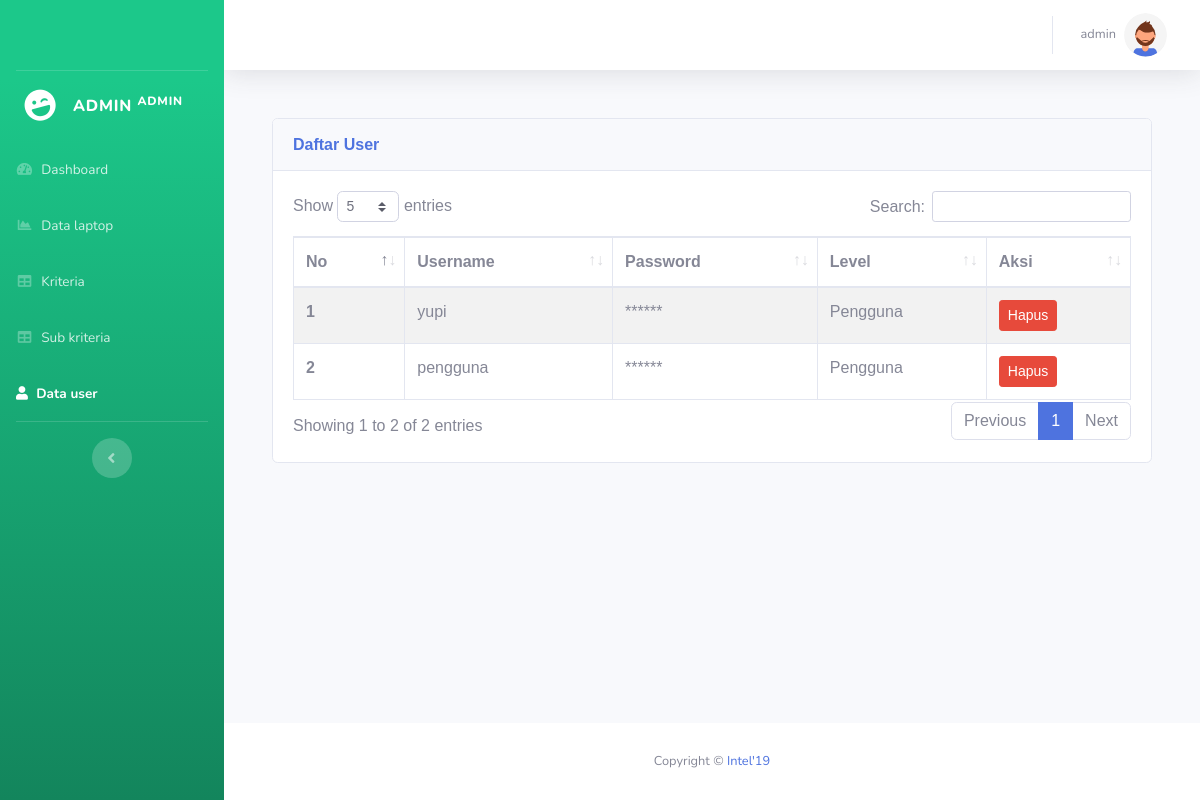
The page /admin/user.php (signed in) on the database as committed earlier.
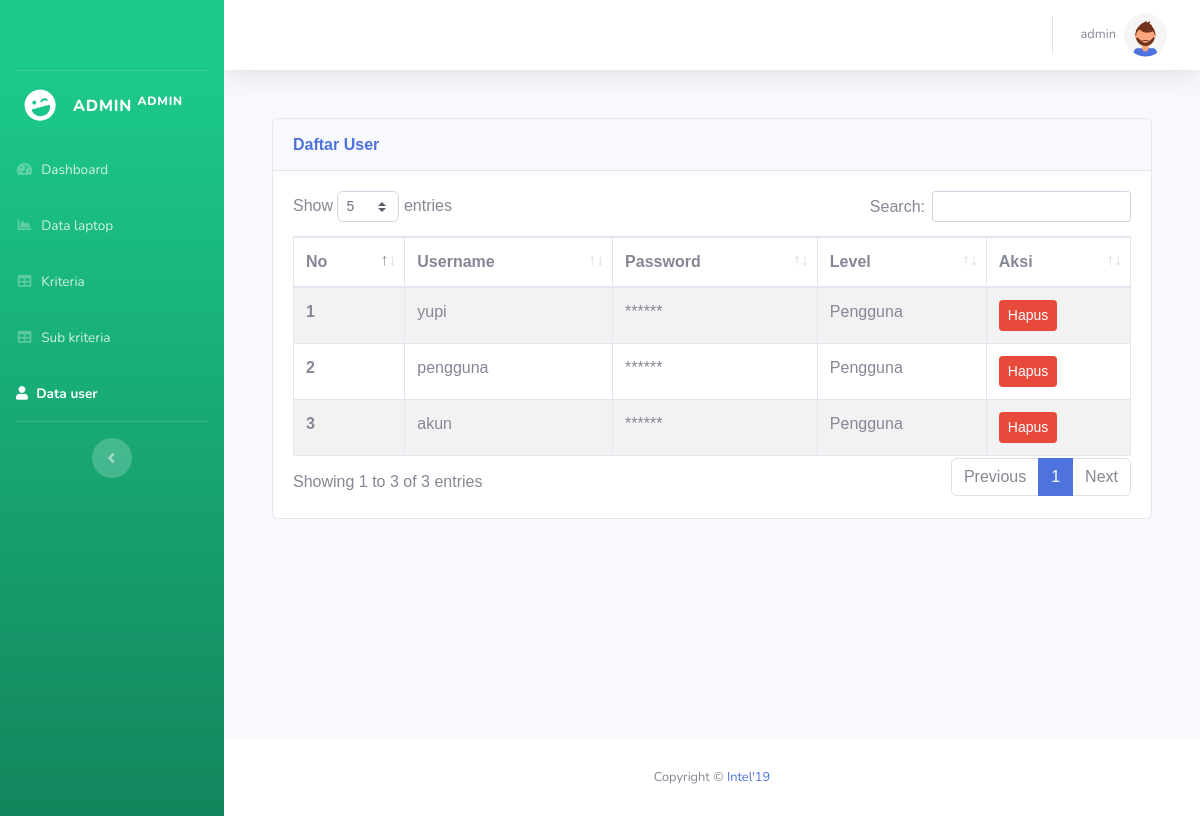
The same page on the database as committed later.
### tables this page shows
CREATE TABLE `user` (
  `id_user` int(11) NOT NULL,
  `username` varchar(100) NOT NULL,
  `password` varchar(255) NOT NULL,
  `level` int(1) NOT NULL
);

### config.php (called while the page is built, shortened)
<?php
function connectDatabase()
{
    $conn = new mysqli(DB_HOST, DB_USERNAME, DB_PASSWORD, DB_NAME);
    return $conn;
}
?>

### admin/functions/users.php (called while the page is built, shortened)
<?php
require_once '../config.php';
class Users{
    private $db;
    public function __construct()
    {
        $this->db = connectDatabase();
    }
    public function Index()
    {
        return $this->db->query("SELECT * FROM user");
    }
}
$users = new Users();
?>

### admin/user.php (the view, shortened to what this page needs)
<?php
require_once './header.php';
require_once './functions/users.php';
$users = $users->Index();
?>
<div class="container" style="font-family: 'Prompt', sans-serif; margin-bottom:220px;">
    <div class="row">
        <div class="col-lg-12">
            <div class="card">
                <div class="card-header py-3">
                    <h6 class="m-0 font-weight-bold text-primary">Daftar User</h6>
                </div>
                <div class="card-body">
                    <div class="table-responsive">
                        <table class="table table-striped table-bordered nowrap" style="width:100%" id="table">
                            <thead>
                                <tr>
                                    <th scope="col">No</th>
                                    <th scope="col">Username</th>
                                    <th scope="col">Password</th>
                                    <th scope="col">Level</th>
                                    <th scope="col">Aksi</th>
                                </tr>
                            </thead>
                            <tbody class="table-group-divider">
                                <?php $i = 1;?>
                                <?php foreach ($users as $key => $user):?>
                                <?php if($user['level'] != 0):?>
                                <tr>
                                    <th scope="row"><?=$i++;?></th>
                                    <td><?= $user['username'];?></td>
                                    <td>******</td>
                                    <td><?= $user['level'] == 0 ? 'Admin':'Pengguna';?></td>
                                    <td>
                                        <button type="button" class="btn btn-sm btn-danger" data-toggle="modal"
                                            data-target="#hapus<?= $user['id_user'];?>">
                                            Hapus
                                        </button>
                                    </td>
                                </tr>
                                <?php endif;?>
                                <?php endforeach;?>
                            </tbody>
                        </table>
                    </div>
                </div>
            </div>
        </div>
    </div>
</div>
<?php
    require_once './footer.php';
?>

Rows that differ between the two databases and show on the page:
added user: username "akun", level "Pengguna"
Other text that changed with them:
text written by a page script: "Show entries Search: Showing 1 to 2 of 2 entries Previous 1 Next" → "Show entries Search: Showing 1 to 3 of 3 entries Previous 1 Next"
